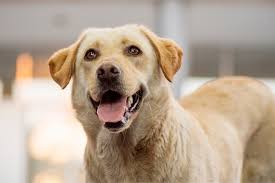
#> input picture Project_01-Image Processing/Data/dog.jpeg, 275 x 183 px, found by its file name
$ python adaptiveHistogram.py
#> lines starting #> are read from the running program, lines starting #| are printed output that depends on the picture
#> further down, img is the input picture: shape (183, 275, 3); mean B, G, R 146.4, 164.4, 182.8
# This is working for the convolution of an image with a kernel.
import numpy as np
import matplotlib.pyplot as plt
from tkinter.filedialog import askopenfilename
import cv2

def cross_check(rolling_view):
    first_view = rolling_view[0]
    print(f"Shape of first_view : {first_view.shape}")
    # print(f"First Rolling view : {first_view}")
    first_view_hist = histequalize(first_view[:,:,0])
    whole_thing = histequalize(rolling_view)
    print(f"Shape of whole_thing : {whole_thing.shape}")
    print(f"Shape of whole_thing[0] : {whole_thing[0].shape}")
    # print(f"first of whole_thing : {whole_thing[0]}")
    # print(first_view==whole_thing[0])
    plt.subplot(1,2,1)
    plt.hist(first_view_hist.flatten(),256,[0,256])
    plt.subplot(1,2,2)
    plt.hist(whole_thing[0].flatten(),256,[0,256])
    plt.show()

# # THIS FUNCTION IS FOR HISTOGRAM EQUALIZATION FOR EACH WINDOW SECTION OF KERNEL SIZE
def histequalize(transformed_img):
    hist,bins = np.histogram(transformed_img.flatten(),256,[0,256])
    cdf = hist.cumsum()
    # print(f"Shape of transformed_img : {transformed_img.shape}")
    cdf_normalized = (cdf - cdf.min()) *255 / (cdf.max() - cdf.min())
    # print(f"Shape of cdf_normalized : {cdf_normalized.shape}")
    transformed_img = cdf_normalized[transformed_img]
    # print(f"Shape of transformed_img after cdf normalized : {transformed_img.shape}")
    return transformed_img


def adaptiveHistEq(input_image, kernel):
    # print(f"Shape of input_image : {input_image.shape}")
    if len(input_image.shape) == 3 and input_image.shape[2] == 3:
        kernel_height, kernel_width =  kernel.shape

        # Calculate padding size for each dimension
        padding_height = (kernel_height - 1) // 2
        padding_width = (kernel_width - 1) // 2

        transY = cv2.cvtColor(input_image,cv2.COLOR_RGB2YCR_CB)
#> transY: shape (183, 275, 3); mean of channels 0, 1, 2 161.1, 117.5, 140.3
        imgY = transY[:,:,0]
        # print(f"Shape of imgY : {imgY.shape}")
        # for i in range(num_channels):
        # Apply padding to the input image
        padded_input = np.pad(imgY, ((padding_height, padding_height), (padding_width, padding_width)), mode='constant',constant_values=0)
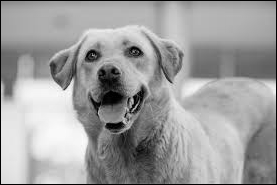
#> padded_input: shape (185, 277); min 0, max 252, mean 158.2
        # print(f"Shape of padded_input : {padded_input.shape}")
            # Use sliding_window_view to create a view of the input with the same shape as the output

        rolling_view = np.lib.stride_tricks.sliding_window_view(padded_input, window_shape=(kernel_height, kernel_width))
        # [4 lines of commented-out code are left out]
        output = histequalize(rolling_view)
#> in histequalize, `hist,bins = np.histogram(transformed_img.flatten(),256,[0,256])`: hist = 256 values, max 8604 at index 180, min 0 at index 253, mean 1769.2; bins = 257 values from 0 to 256
#> in histequalize, `cdf = hist.cumsum()`: cdf = 256 values from 2744 to 452925
#> in histequalize, `cdf_normalized = (cdf - cdf.min()) *255 / (cdf.max() - cdf.min())`: cdf_normalized = 256 values from 0 to 255
        # print(f"Shape of output : {output.shape}")
        new_img = np.empty((input_image.shape[0], input_image.shape[1]))
        new_img = output[:,:,1,1]
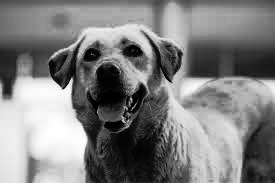
#> new_img: shape (183, 275) float64; min 0.28, max 255, mean 128.3

        transY[:,:,0] = new_img
#> transY: shape (183, 275, 3); mean of channels 0, 1, 2 127.8, 117.5, 140.3
        transY = cv2.cvtColor(transY,cv2.COLOR_YCR_CB2RGB).astype(np.uint8)
#> transY: shape (183, 275, 3); mean of channels 0, 1, 2 113.7, 131.1, 149.3
        return transY
            # Perform element-wise multiplication and sum to get the adaptiveHistEq result

    else:
        # print("GrayScale image")
        kernel_height, kernel_width = kernel.shape

    # Calculate padding size for each dimension
        padding_height = (kernel_height - 1) // 2
        padding_width = (kernel_width - 1) // 2


        # Apply padding to the input image
        padded_input = np.pad(input_image, ((padding_height, padding_height), (padding_width, padding_width)), mode='constant',constant_values=0)
        # print(f"Shape of padded_input : {padded_input.shape}")
            # Use sliding_window_view to create a view of the input with the same shape as the output

        rolling_view = np.lib.stride_tricks.sliding_window_view(padded_input, window_shape=(kernel_height, kernel_width))
        # print(f"Shape of rolling_view : {rolling_view.shape}")
            # Perform element-wise multiplication and sum to get the adaptiveHistEq result
        # first_view = rolling_view[:,:,0]
        output=histequalize(rolling_view)
        # print(f"Shape of output : {output.shape}")
        new_img = np.empty((input_image.shape[0], input_image.shape[1]))
        new_img = output[:,:,1,1]

        # print(f"Shape of output : {output.shape}")

        return new_img.astype(np.uint8)

if __name__ == '__main__':
    img = cv2.imread("Data/Dog.jpeg")


    # Define the 3x3 kernel filter RANDOM INITIALIZATION - CAN BE DEFINED ANYTHING - WHAT MATTERS - ONLY THE SHAPE NOT THE VALUE
    kernel3x3 = np.array([[1, 0, -1],
                        [2, 0, -2],
                        [1, 0, -1]])


    # # Build-in CLAHE approach in CV
    if len(img.shape) == 3 and img.shape[2] == 3 :
        tick=cv2.getTickCount()
        convd_image = adaptiveHistEq(img, kernel3x3)
        toc = cv2.getTickCount()
        my_diff = (toc - tick) / cv2.getTickFrequency()
        ycrcb = cv2.cvtColor(img, cv2.COLOR_RGB2YCrCb)
        y,cr,cb = cv2.split(ycrcb)
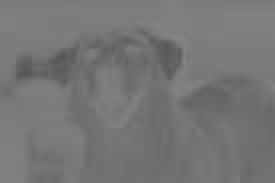
#> cr: shape (183, 275); min 85, max 134, mean 117.5
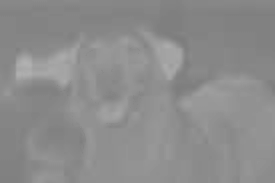
#> cb: shape (183, 275); min 125, max 177, mean 140.3
        tick = cv2.getTickCount()
        clahe = cv2.createCLAHE(clipLimit=101.0, tileGridSize=(3,3))
        y_clahe = clahe.apply(y)
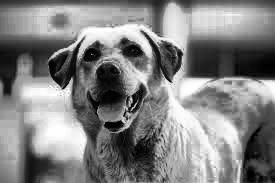
#> y_clahe: shape (183, 275); min 0, max 255, mean 129.4
        toc = cv2.getTickCount()
        cv2_diff = (toc - tick) / cv2.getTickFrequency()

        #merging the channels back to YCrCb
        ycrcb_clahe = cv2.merge([y_clahe,cr,cb])
#> ycrcb_clahe: shape (183, 275, 3); mean of channels 0, 1, 2 129.4, 117.5, 140.3
        #back to RGB to BGR
        img_clahe = cv2.cvtColor(ycrcb_clahe, cv2.COLOR_YCrCb2RGB)
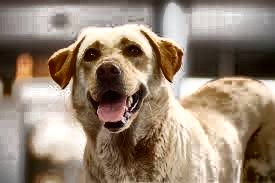
#> img_clahe: shape (183, 275, 3); mean B, G, R 115.2, 132.7, 150.8

        plt.subplot(1,3,1)
        plt.imshow(img)
        plt.title("Original image")
        plt.subplot(1,3,2)
        plt.imshow(convd_image)
        plt.title("Mine Adaptive Image")
        plt.subplot(1,3,3)
        plt.imshow(img_clahe)
        plt.title("CLAHE image")
        plt.tight_layout()
        plt.savefig("images/Adaptive_image_Color.jpeg",dpi=300)
#> figure, not shown here; B, G, R data is drawn as R, G, B
        plt.show()
        plt.subplot(1,3,1)
        plt.hist(img.flatten(),256,[0,256])
        plt.title("Original image")
        plt.subplot(1,3,2)
        plt.hist(convd_image.flatten(),256,[0,256])
        plt.title("Mine Adaptive Image")
        plt.subplot(1,3,3)
        plt.hist(img_clahe.flatten(),256,[0,256])
        plt.title("CLAHE image")
        plt.tight_layout()
        # plt.savefig("images/Color_Adaptive_image_hist_equalization.jpeg",dpi=300)
        plt.show()
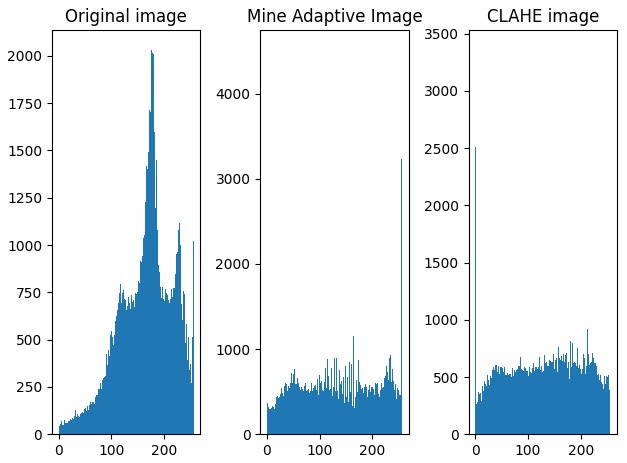
#> figure drawn by matplotlib, 3 panels; panel 1: tallest bar 2033 high, from x = 176 to 177; panel 2: tallest bar 4517 high, from x = 0 to 1; panel 3: tallest bar 3362 high, from x = 255 to 256
    else:
        tick=cv2.getTickCount()
        convd_image = adaptiveHistEq(img, kernel3x3)
        toc = cv2.getTickCount()
        my_diff = (toc - tick) / cv2.getTickFrequency()
        tick = cv2.getTickCount()
        clahe = cv2.createCLAHE(clipLimit=100.0, tileGridSize=(3,3))
        img_clahe = clahe.apply(img)
        toc = cv2.getTickCount()
        cv2_diff = (toc - tick) / cv2.getTickFrequency()
    # img_clahe = cv2.cvtColor(img_clahe, cv2.COLOR_RGB2BGR)
        plt.subplot(1,3,1)
        plt.imshow(img,cmap='gray')
        plt.title("Original image")
        plt.subplot(1,3,2)
        plt.imshow(convd_image,cmap='gray')
        plt.title("Mine Adaptive Image")
        plt.subplot(1,3,3)
        plt.imshow(img_clahe,cmap='gray')
        plt.title("CLAHE image")
        plt.tight_layout()
        plt.savefig("images/Adaptive_image_gray.jpeg",dpi=300)
        plt.show()

        plt.subplot(1,3,1)
        plt.hist(img.flatten(),256,[0,256])
        plt.title("Original image")
        plt.subplot(1,3,2)
        plt.hist(convd_image.flatten(),256,[0,256])
        plt.title("Mine Adaptive Image")
        plt.subplot(1,3,3)
        plt.hist(img_clahe.flatten(),256,[0,256])
        plt.title("CLAHE image")
        plt.tight_layout()
        plt.savefig("images/Adaptive_image_hist_equalization.jpeg",dpi=300)
        plt.show()

    print("#"*10+"Processing Time"+"#"*10)
    print(f"Mine : {my_diff}")
    print(f"CV2 : {cv2_diff}")
